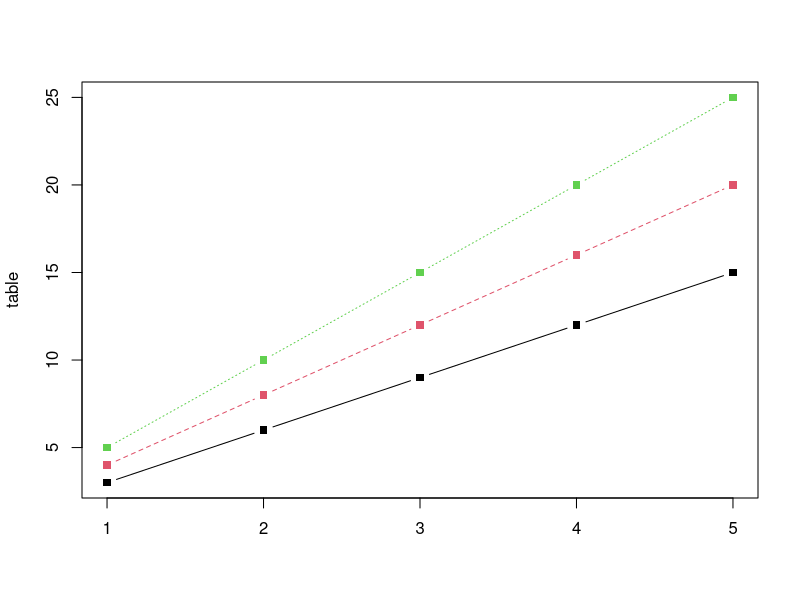
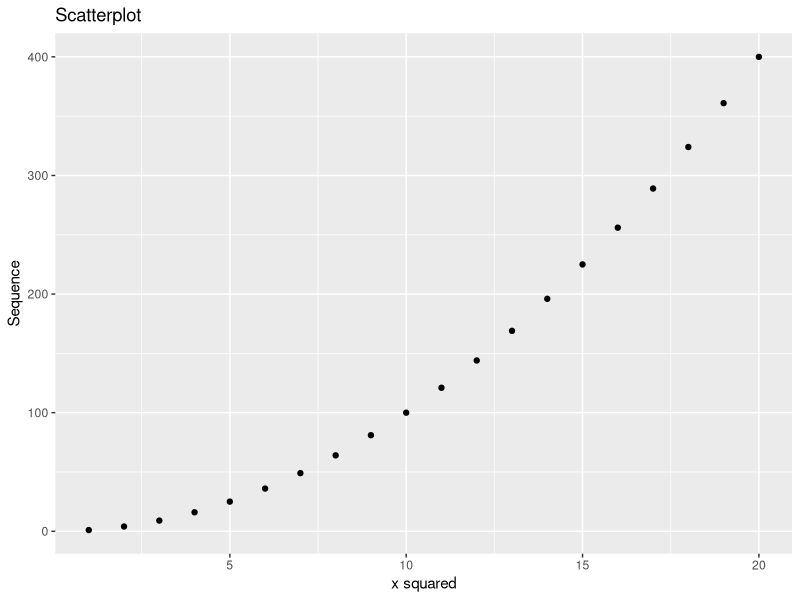

The R source for these figures, in order: (Note: this script raises an error after producing the figures.)
#1 create 3 vectors a,b,c with 5 integers & combine to become 3x5 matrix
a<- c(3,6,9,12,15)
b<- c(4,8,12,16,20)
c<- c(5,10,15,20,25)
table<- cbind(a,b,c)
print(table)
matplot(table,type="b",pch=15:15,col=1:3)

#2 create dataframe contain 5 employee details (Name,Age,Gender,Role & Length of Service)
Name<- c("Claire","Tom","Peter","Sarah","Jane")
Age<- c("23","35","43","25","36")
Gender<- c("F","M","M","F","F")
Role<- c("Data Engineer","Team Leader","Data Analyst","Data Analyst","BI Developer")
LOS<- c("1","4","6","2","5")

frame<-data.frame(Name,Age,Gender,Role,LOS)
print(frame)

#3 Plot graph using qplot function. X axis is sequence of 1:20 and y is x^2.
library (ggplot2)

x<- 1:20
y<- x^2
qplot(x,y, xlab = "x squared", ylab = "Sequence", main = "Scatterplot")

#4 Create a simple bar chart of five subjects
library (ggplot2)

Subject <- c("Maths","English","Science","French","History")
AvgGrade <- c("65","69","71","75","68") 

df <- data.frame(Subject,AvgGrade)

ggplot(data=df, aes(x=Subject, y=AvgGrade, fill=as.factor(x))) + geom_bar(stat ="identity", width=0.5, main = "Average Percentages")




